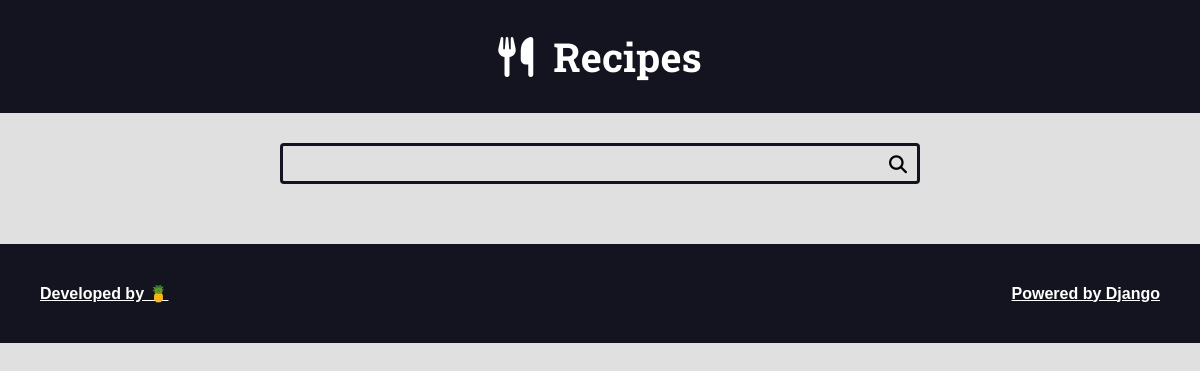
/recipes/category/3, run on an earlier commit of the app's database.
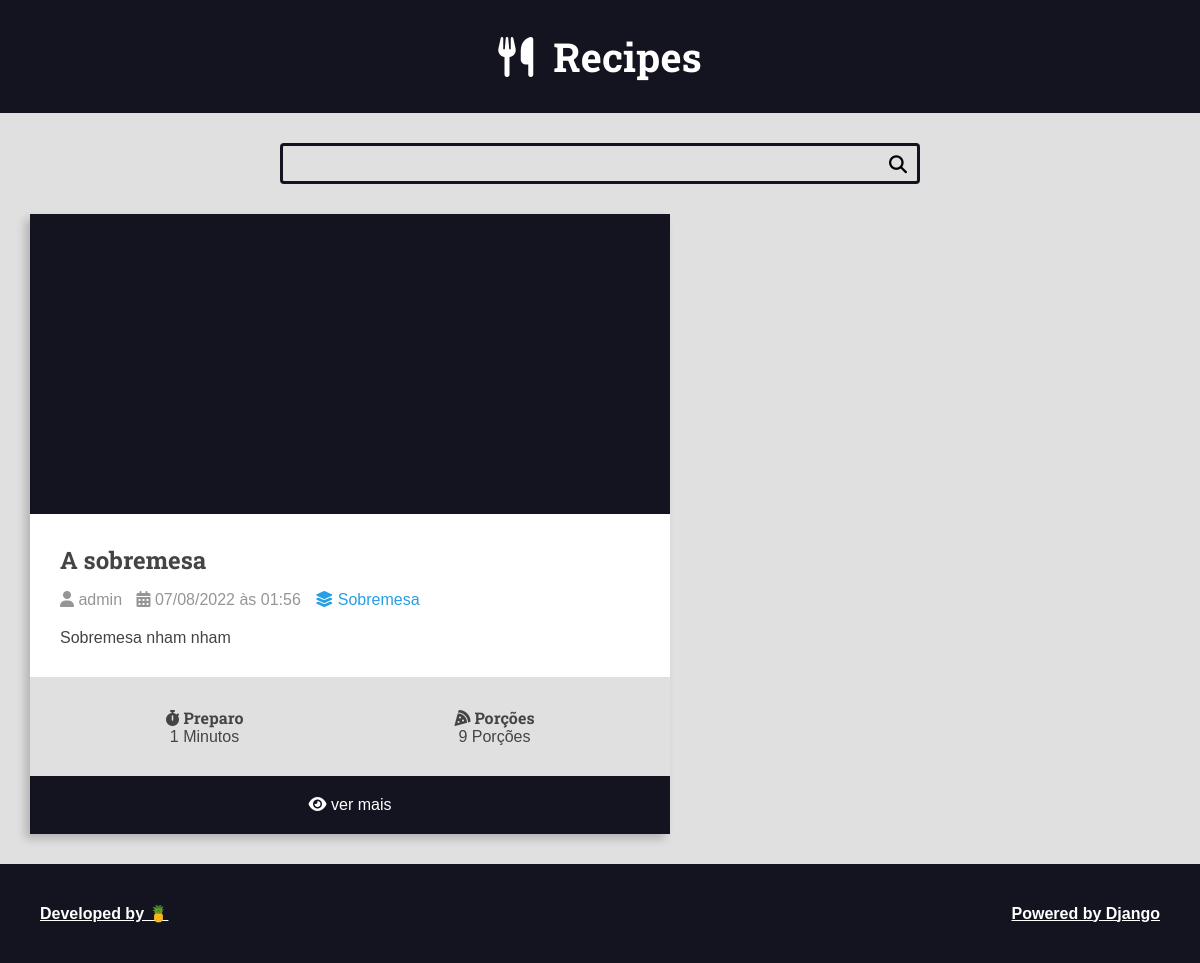
And on a later commit of the database.
### recipes/models.py (models this page shows, shortened)
class Recipe(models.Model):
    title = models.CharField(max_length=65)
    description = models.CharField(max_length=165)
    slug = models.SlugField()
    preparation_time = models.IntegerField()
    preparation_time_unit = models.CharField(max_length=65)
    servings = models.IntegerField()
    servings_unit = models.CharField(max_length=65)
    preparation_steps = models.TextField()
    preparation_steps_is_html = models.BooleanField(default=False)
    created_at = models.DateTimeField(auto_now_add=True)
    updated_at = models.DateTimeField(auto_now=True)
    is_published = models.BooleanField(default=False)
    cover = models.ImageField(upload_to='recipes/covers/%Y/%m/%d/')
    category = models.ForeignKey(
        Category,
        on_delete=models.SET_NULL,
        null=True,
        blank=True,
        default=None
    )
    author = models.ForeignKey(
        User,
        on_delete=models.SET_NULL,
        null=True,
        blank=True,
        default=None
    )

class Category(models.Model):
    name = models.CharField(max_length=65)

### recipes/views.py (the view)
# urls.py: path('recipes/category/<int:category_id>', views.category, name="category"),
def category(request, category_id):
    recipes = Recipe.objects.filter(
        category__id=category_id, is_published=True).order_by('-id')
    return render(request, 'recipes/pages/category.html', context={
        'recipes': recipes
    })

### recipes/templates/recipes/pages/category.html (shortened to what this page needs)
{% extends 'global/base.html' %}
    {% block content %}
        <div class="main-content main-content-list container">
            {% for recipe in recipes %}
                {% include 'recipes/partials/recipe.html' %}
            {% endfor %}
        </div>
    {% endblock %}

### recipes/templates/recipes/partials/recipe.html (shortened to what this page needs)
<div class="recipe recipe-list-item">
    <div class="recipe-cover">
    </div>
    <div class="recipe-title-container">
        <h2 class="recipe-title">
            <a href="{% url 'recipes:recipe' recipe.id %}">
                {{recipe.title}}
            </a>
        </h2>
    </div>
    <div class="recipe-author">
        <span class="recipe-author-item">
            <i class="fas fa-user"></i>
            {% if recipe.author is not None %}
                {% if recipe.author.first_name %}
                    {{recipe.author.first_name}} {{recipe.author.last_name}}
                {% else %}
                    {{recipe.author.username}}
                {% endif %}
            {% else %}
                Desconhecido
            {% endif %}
        </span>
        <span class="recipe-author-item">
            <i class="fas fa-calendar-alt"></i>
            {{recipe.created_at|date:"d/m/Y à\s H:i"}}
        </span>
        {% if recipe.category is not None %}
            <span class="recipe-author-item">
                <a href="{% url 'recipes:category' recipe.category.id %}">
                    <i class="fas fa-layer-group"></i>
                    <span>{{recipe.category.name}}</span>
                </a>
            </span>
        {% endif %}
    </div>
    <div class="recipe-content">
        <p>
            {{recipe.description}}
        </p>
    </div>
    <div class="recipe-description-container">
        <div class="recipe-description recipe-preparation">
            <h3 class="recipe-description-title">
                <i class="fas fa-stopwatch"></i>
                Preparo
            </h3>
            <div class="recipe-description-text">
                {{recipe.preparation_time}} {{recipe.preparation_time_unit}}
            </div>
        </div>
        <div class="recipe-description recipe-servings">
            <h3 class="recipe-description-title">
                <i class="fas fa-pizza-slice"></i>
                Porções
            </h3>
            <div class="recipe-description-text">
                {{recipe.servings}} {{recipe.servings_unit}}
            </div>
        </div>
    </div>
    {% if is_detail_page is not True %}
        <footer class="recipe-footer">
            <a href="{% url 'recipes:recipe' recipe.id %}" class="recipe-read-more button button-dark button-full-width">
                <i class="fas fa-eye"></i>
                <span>ver mais</span>
            </a>
        </footer>
    {% endif %}
</div>

What changed in the data, as far as the page shows it:
added Recipe: title "A sobremesa", author.username "admin", created_at "07/08/2022 às 01:56", category.name "Sobremesa", description "Sobremesa nham nham", preparation_time "1", preparation_time_unit "Minutos", servings "9", servings_unit "Porções"
